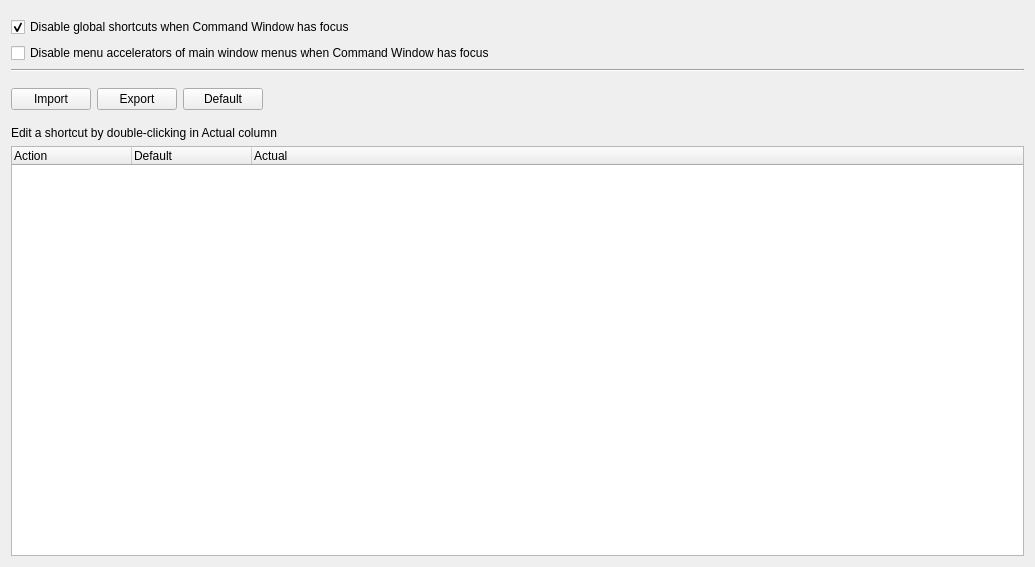
         <widget class="QWidget" name="scrollAreaWidgetContents_8">
          <property name="geometry">
           <rect>
            <x>0</x>
            <y>0</y>
            <width>1035</width>
            <height>567</height>
           </rect>
          </property>
          <layout class="QVBoxLayout" name="verticalLayout_25">
           <item>
            <layout class="QVBoxLayout" name="verticalLayout_26">
             <property name="sizeConstraint">
              <enum>QLayout::SetDefaultConstraint</enum>
             </property>
             <property name="topMargin">
              <number>0</number>
             </property>
             <item>
              <layout class="QVBoxLayout" name="verticalLayout_36">
               <property name="topMargin">
                <number>6</number>
               </property>
              </layout>
             </item>
             <item>
              <layout class="QGridLayout" name="gridLayout_6">
               <item row="0" column="0">
                <widget class="QCheckBox" name="cb_prevent_readline_conflicts">
                 <property name="toolTip">
                  <string>Disable global shortcuts in order to prevent
interference with readline key strokes.
Exceptions: Ctrl-C for interrupting the interpreter
and the shortcuts for switching to other widgets.</string>
                 </property>
                 <property name="text">
                  <string>Disable global shortcuts when Command Window has focus</string>
                 </property>
                 <property name="checked">
                  <bool>true</bool>
                 </property>
                </widget>
               </item>
               <item row="1" column="0">
                <widget class="QCheckBox" name="cb_prevent_readline_conflicts_menu">
                 <property name="toolTip">
                  <string>Disable menu accelerators in order to prevent
interference with readline key strokes.</string>
                 </property>
                 <property name="text">
                  <string>Disable menu accelerators of main window menus when Command Window has focus</string>
                 </property>
                </widget>
               </item>
              </layout>
             </item>
             <item>
              <widget class="Line" name="line_9">
               <property name="orientation">
                <enum>Qt::Horizontal</enum>
               </property>
              </widget>
             </item>
             <item>
              <layout class="QGridLayout" name="gridLayout_12">
               <property name="topMargin">
                <number>10</number>
               </property>
               <property name="bottomMargin">
                <number>10</number>
               </property>
               <item row="0" column="3">
                <spacer name="horizontalSpacer_26">
                 <property name="orientation">
                  <enum>Qt::Horizontal</enum>
                 </property>
                 <property name="sizeHint" stdset="0">
                  <size>
                   <width>40</width>
                   <height>20</height>
                  </size>
                 </property>
                </spacer>
               </item>
               <item row="0" column="0">
                <widget class="QPushButton" name="btn_import_shortcut_set">
                 <property name="toolTip">
                  <string>Import shortcut set</string>
                 </property>
                 <property name="text">
                  <string>Import</string>
                 </property>
                </widget>
               </item>
               <item row="0" column="1">
                <widget class="QPushButton" name="btn_export_shortcut_set">
                 <property name="toolTip">
                  <string>Export current shortcut set</string>
                 </property>
                 <property name="text">
                  <string>Export</string>
                 </property>
                </widget>
               </item>
               <item row="0" column="2">
                <widget class="QPushButton" name="btn_default_shortcut_set">
                 <property name="toolTip">
                  <string>Reset shortcuts to their defaults</string>
                 </property>
                 <property name="text">
                  <string>Default</string>
                 </property>
                </widget>
               </item>
              </layout>
             </item>
             <item>
              <widget class="QLabel" name="label_21">
               <property name="text">
                <string>Edit a shortcut by double-clicking in Actual column</string>
               </property>
              </widget>
             </item>
             <item>
              <layout class="QHBoxLayout" name="horizontalLayout_10">
               <property name="topMargin">
                <number>0</number>
               </property>
               <item>
                <widget class="octave::shortcuts_tree_widget" name="shortcuts_treewidget">
                 <property name="sizePolicy">
                  <sizepolicy hsizetype="Expanding" vsizetype="Expanding">
                   <horstretch>0</horstretch>
                   <verstretch>0</verstretch>
                  </sizepolicy>
                 </property>
                 <property name="sizeIncrement">
                  <size>
                   <width>0</width>
                   <height>0</height>
                  </size>
                 </property>
                 <property name="baseSize">
                  <size>
                   <width>0</width>
                   <height>0</height>
                  </size>
                 </property>
                 <property name="alternatingRowColors">
                  <bool>true</bool>
                 </property>
                 <property name="animated">
                  <bool>false</bool>
                 </property>
                 <property name="allColumnsShowFocus">
                  <bool>false</bool>
                 </property>
                 <property name="headerHidden">
                  <bool>false</bool>
                 </property>
                 <property name="columnCount">
                  <number>3</number>
                 </property>
                 <attribute name="headerCascadingSectionResizes">
                  <bool>false</bool>
                 </attribute>
                 <attribute name="headerMinimumSectionSize">
                  <number>64</number>
                 </attribute>
                 <attribute name="headerDefaultSectionSize">
                  <number>120</number>
                 </attribute>
                 <attribute name="headerHighlightSections">
                  <bool>false</bool>
                 </attribute>
                 <attribute name="headerStretchLastSection">
                  <bool>true</bool>
                 </attribute>
                 <column>
                  <property name="text">
                   <string>Action</string>
                  </property>
                  <property name="font">
                   <font>
                    <italic>false</italic>
                   </font>
                  </property>
                 </column>
                 <column>
                  <property name="text">
                   <string>Default</string>
                  </property>
                 </column>
                 <column>
                  <property name="text">
                   <string>Actual</string>
                  </property>
                 </column>
                </widget>
               </item>
              </layout>
             </item>
            </layout>
           </item>
          </layout>
         </widget>
